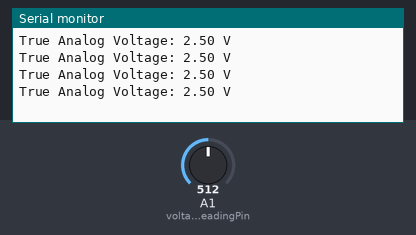
Bench run of a sketch on a simulated Arduino Uno, built with avr-gcc and run on an emulated ATmega328P. On the bench: the last lines printed to the serial monitor. The inputs (shaded band) are chosen by the test bench; at power-on: A1 (voltageReadingPin) = 512.

Above: at 1.2 s.
1.3 s: A1 (voltageReadingPin) set to 716
At 1.71 s:
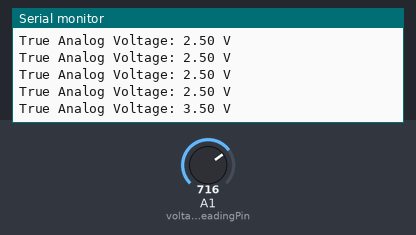
2.8 s: A1 (voltageReadingPin) set to 900
At 2.91 s:
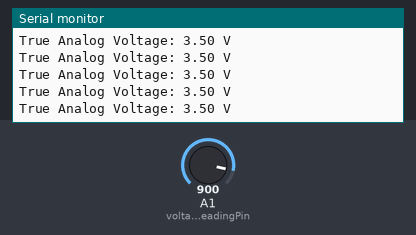
Timing chart, 0 to 5.8 s (numbered marks = the images above; inputs shaded):
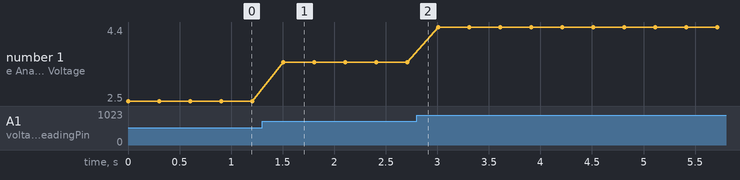

Measured:
- after the input at 1.3 s, the serial monitor: prints a new line after 0.20 s (image 1)
- plotted number 1: 2.5 → 3.5 after the input at 1.3 s, 3.5 → 4.4 after the input at 2.8 s

The sketch:

led_controller.ino
```cpp
/*
    True Analog Voltage readings and LED dimming without PWM using Potentiometer.
*/

// Pin Configurations
const int voltageReadingPin = A1; // Explicitly use the 'A' alias for analog pins
const int baudRate = 9600;
const int delayTime = 300;

void setup() {
    pinMode(voltageReadingPin, INPUT);
    Serial.begin(baudRate);
}

void loop() {
    // Read the actual hardware voltage coming off the potentiometer
    float readVoltage = (5.0 / 1023.0) * analogRead(voltageReadingPin);

    // Print a clean, formatted sentence to the Serial Monitor
    Serial.print("True Analog Voltage: ");
    Serial.print(readVoltage, 2); // 2 decimal spots  only.
    Serial.println(" V");

    delay(delayTime);
}
```
